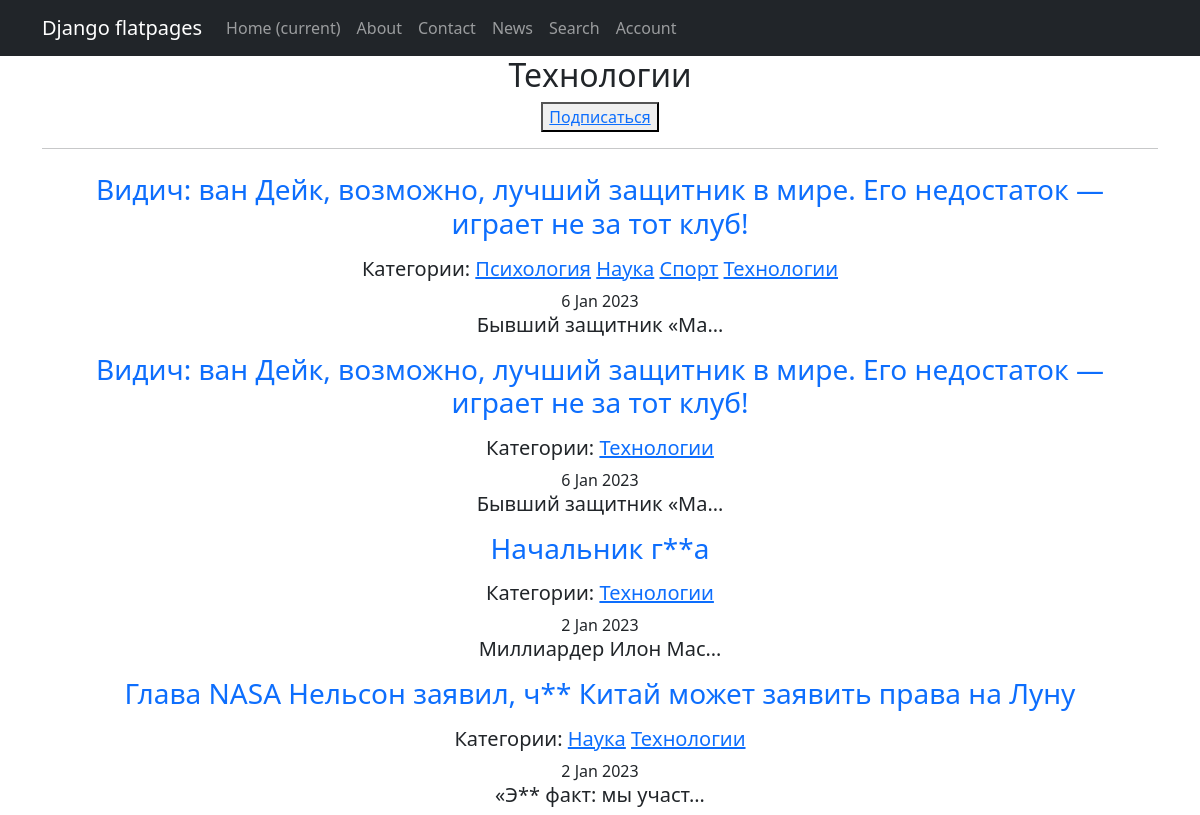
/categories/3, run on an earlier commit of the app's database.
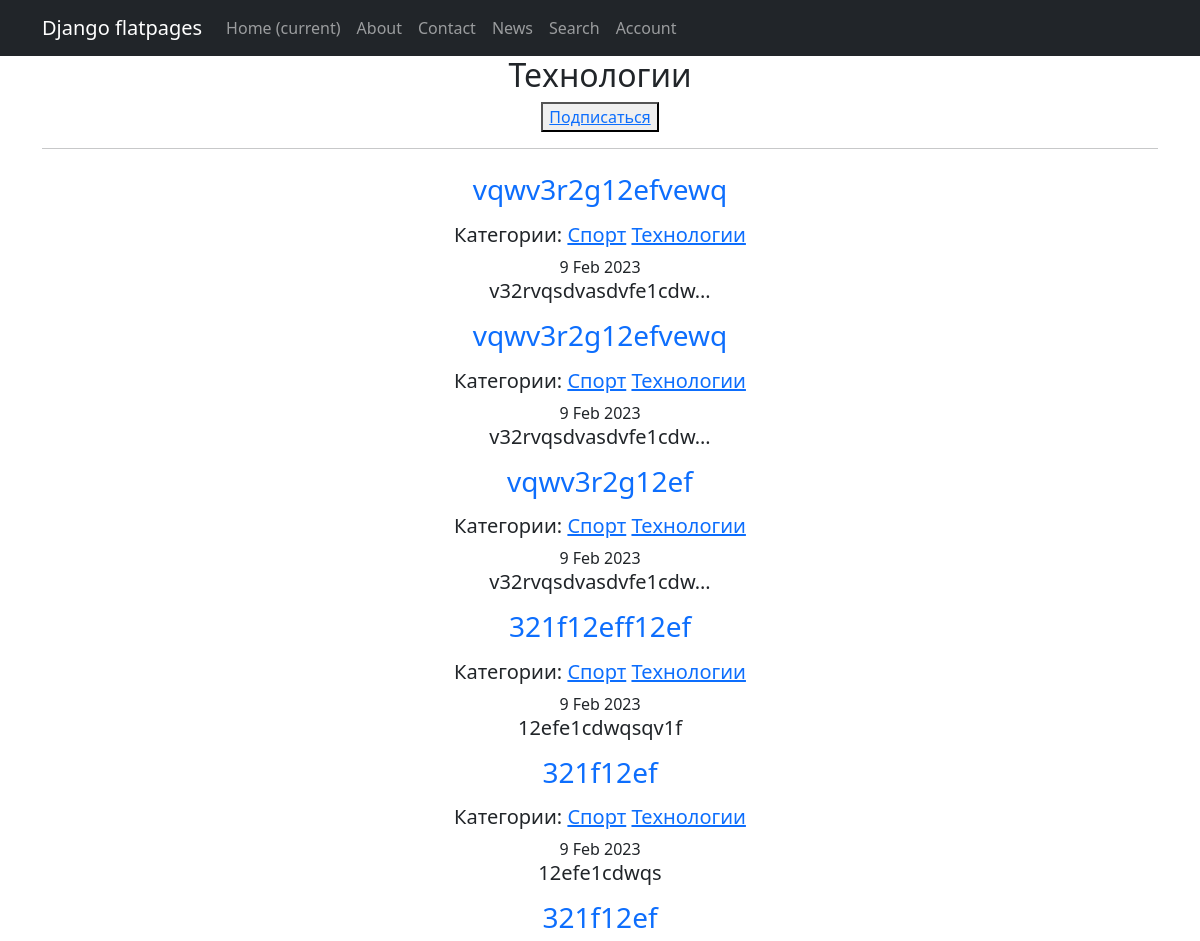
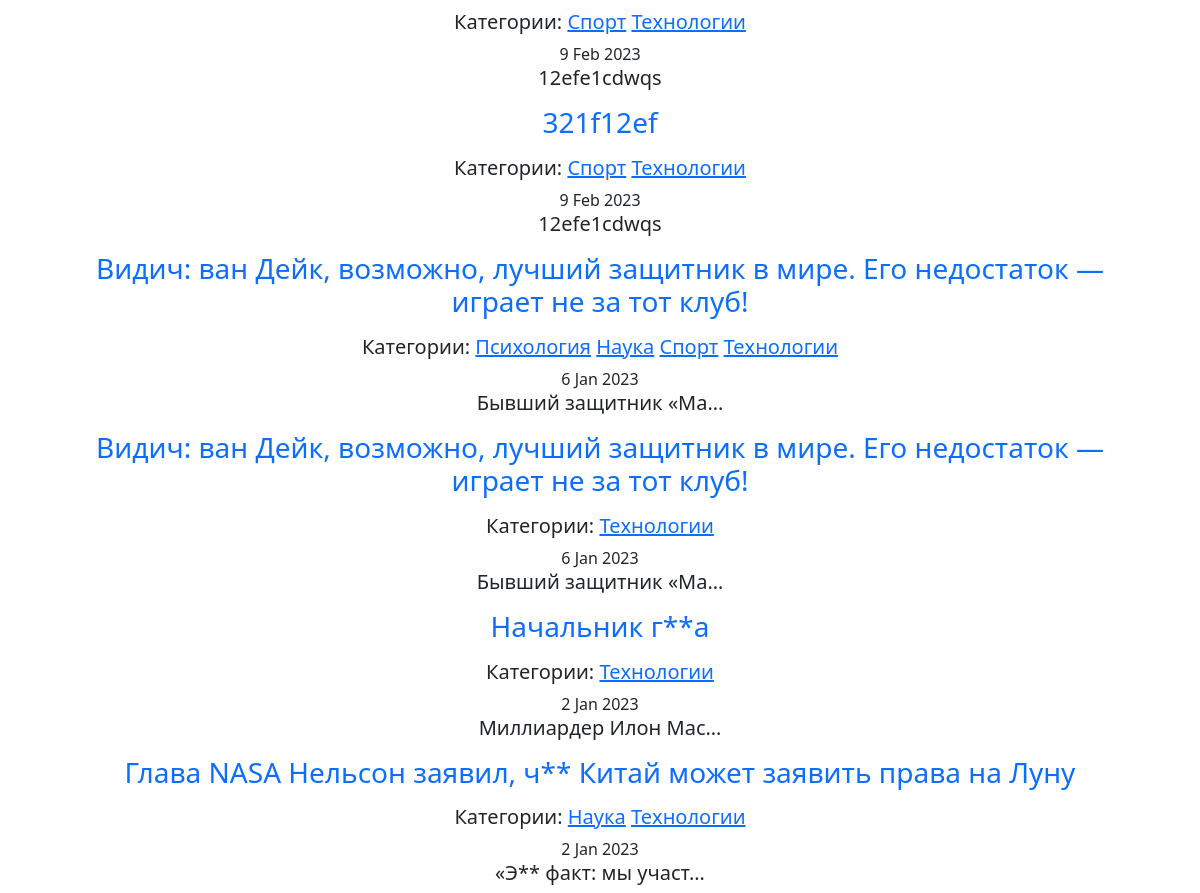
And on a later commit of the database (2 pictures, top to bottom).
### news/models.py (models this page shows, shortened)
class Category(models.Model):
    name = models.CharField(max_length=127, unique=True)
    subscribers = models.ManyToManyField(User, blank=True, null=True, related_name='categories')
    def __str__(self):
        return f'{self.name}'

class Post(models.Model):
    author = models.ForeignKey(Author, on_delete=models.CASCADE)
    type = models.CharField(max_length=10, choices=TYPES, default='article')
    time_in = models.DateTimeField(auto_now_add=True)
    category = models.ManyToManyField(Category, through='PostCategory')
    title = models.CharField(max_length=255)
    text = models.TextField()
    rating = models.IntegerField(default=0)

### news/views.py (the view)
# urls.py: path('categories/<int:pk>', CategoryList.as_view(), name='category_list'),
class CategoryList(ListView):
    model = Post
    template_name = 'category.html'
    ordering = '-time_in'
    context_object_name = 'categories'
    def get_queryset(self):
        self.category = get_object_or_404(Category, id=self.kwargs['pk'])
        queryset = Post.objects.filter(category=self.category).order_by('-time_in')
        return queryset
    def get_context_data(self, **kwargs):
        context = super().get_context_data(**kwargs)
        context['is_not_subscriber'] = self.request.user not in self.category.subscribers.all()
        context['category'] = self.category
        return context

### news/templatetags/custom_filters.py (called while the page is built)
@register.filter()
def censor(text):
    non_cens = ['редиска', 'овечкин', 'новость', 'это', 'что', 'год']
    try:
        if not isinstance(text, str):
            raise CensorException('Error')
        for word in non_cens:
            text = re.sub(word, word[0] + '*' * (len(word) - 1), text)
            title_word = word.title()
            text = re.sub(title_word, title_word[0] + '*' * (len(word) - 1), text)
        return text
    except CensorException as e:
        print(e)

### templates/category.html (shortened to what this page needs)
{% extends 'flatpages/default.html' %}
{% load custom_filters %}
{% block content %}
    <h2>{{category}}</h2>
    {% if is_not_subscriber %}
        <button><a href="{% url 'subscribe' category.id %}">Подписаться</a></button>
    {% endif %}
    <hr>
    {% if categories %}
        {% for new in categories %}
            <a class="nav-link" href="/news/{{new.id}}"><h3>{{ new.title|censor }}</h3></a>
            {% if new.category.all %}
                <h5>Категории:
                    {% for category in new.category.all %}
                        <a href="{% url 'category_list' category.id %}">{{category}}</a>
                    {% endfor %}
                </h5>
            {% endif %}
            <time>{{ new.time_in|date:'j M Y' }}</time>
            <h5>{{ new.text|censor|truncatechars:20 }}</h5>
        {% endfor %}
    {% else %}
        <h4>Новостей нет!</h4>
    {% endif %}
{% endblock%}

### templates/flatpages/default.html (shortened to what this page needs)
<!DOCTYPE html>
<html lang="en">
    <head>
        {% load static %}
        <link href="{% static 'css/styles.css' %}" rel="stylesheet" />
    </head>
    <body>
        <nav class="navbar navbar-expand-lg navbar-dark bg-dark static-top">
            <div class="container">
               <a class="navbar-brand" href="#">Django flatpages</a>
               <div class="collapse navbar-collapse" id="navbarResponsive">
                   <ul class="navbar-nav ml-auto">
                       <li class="nav-item active">
                           <a class="nav-link" href="#">Home
                               <span class="sr-only">(current)</span>
                           </a>
                       </li>
                       <li class="nav-item">
                           <a class="nav-link" href="/about/">About</a>
                       </li>
                       <li class="nav-item">
                           <a class="nav-link" href="/contacts/">Contact</a>
                       </li>
                       <li class="nav-item">
                           <a class="nav-link" href="/news/">News</a>
                       </li>
                       <li class="nav-item">
                           <a class="nav-link" href="/news/search/">Search</a>
                       </li>
                       <li class="nav-item">
                           <a class="nav-link" href="/accounts/">Account</a>
                       </li>
                   </ul>
               </div>
            </div>
        </nav>
        <div class="container">
            <div class="row">
                 <div class="col-lg-12 text-center">
                    {% block content %}{% endblock content %}
                </div>
            </div>
        </div>
    </body>
</html>

What changed in the data, as far as the page shows it:
added Post: title|censor "vqwv3r2g12efvewq", time_in "9 Feb 2023", text|censor "v32rvqsdvasdvfe1cdw…", Category (name "Спорт"), Category (name "Технологии")
added Post: title|censor "vqwv3r2g12efvewq", time_in "9 Feb 2023", text|censor "v32rvqsdvasdvfe1cdw…", Category (name "Спорт"), Category (name "Технологии")
added Post: title|censor "vqwv3r2g12ef", time_in "9 Feb 2023", text|censor "v32rvqsdvasdvfe1cdw…", Category (name "Спорт"), Category (name "Технологии")
added Post: title|censor "321f12eff12ef", time_in "9 Feb 2023", text|censor "12efe1cdwqsqv1f", Category (name "Спорт"), Category (name "Технологии")
added Post: title|censor "321f12ef", time_in "9 Feb 2023", text|censor "12efe1cdwqs", Category (name "Спорт"), Category (name "Технологии")
added Post: title|censor "321f12ef", time_in "9 Feb 2023", text|censor "12efe1cdwqs", Category (name "Спорт"), Category (name "Технологии")
added Post: title|censor "321f12ef", time_in "9 Feb 2023", text|censor "12efe1cdwqs", Category (name "Спорт"), Category (name "Технологии")
